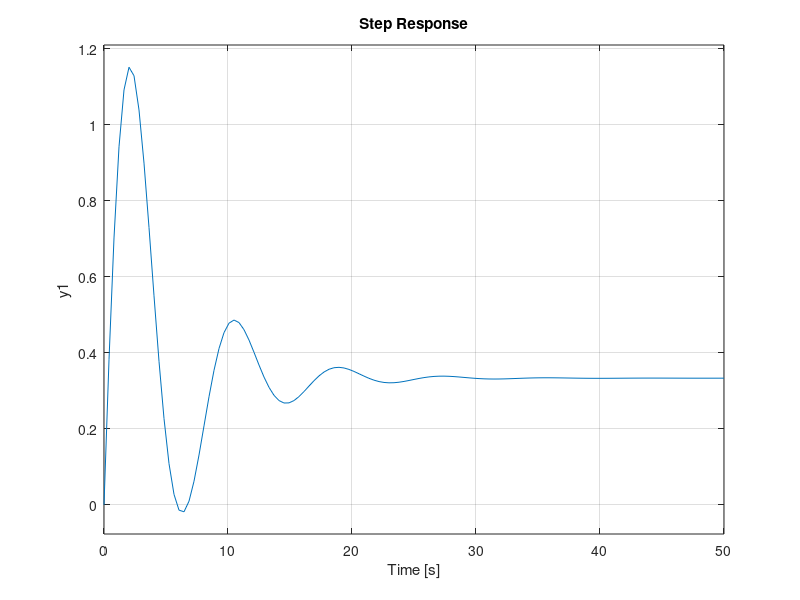

Here is the MATLAB script that generated this plot:
close all; clear all; history -c; clc;
pkg load control;

% Ejercicio 1.1
% 5DDy + 2Dy + 3y = 5Dx + x
% 5s^2Y(s) + 2sY(s) + 3Y(s) = 5sX(s) + X(s)
% Y(s)[5s^2 + 2s + 3] = X(s)[5s + 1]
% Y(s)/X(s) = (5s + 1)/(5s^2 + 2s + 3)

s = tf('s');
Ys_Xs = (5*s + 1)/(5*s^2 + 2*s + 3)

% Ejercicio 1.2
p = pole(Ys_Xs);
if(real(p)<0)
    disp("Sistema Estable")
else
    disp("Sistema Inestable")
endif

% Ejercicio 1.3
step(Ys_Xs, 50)
